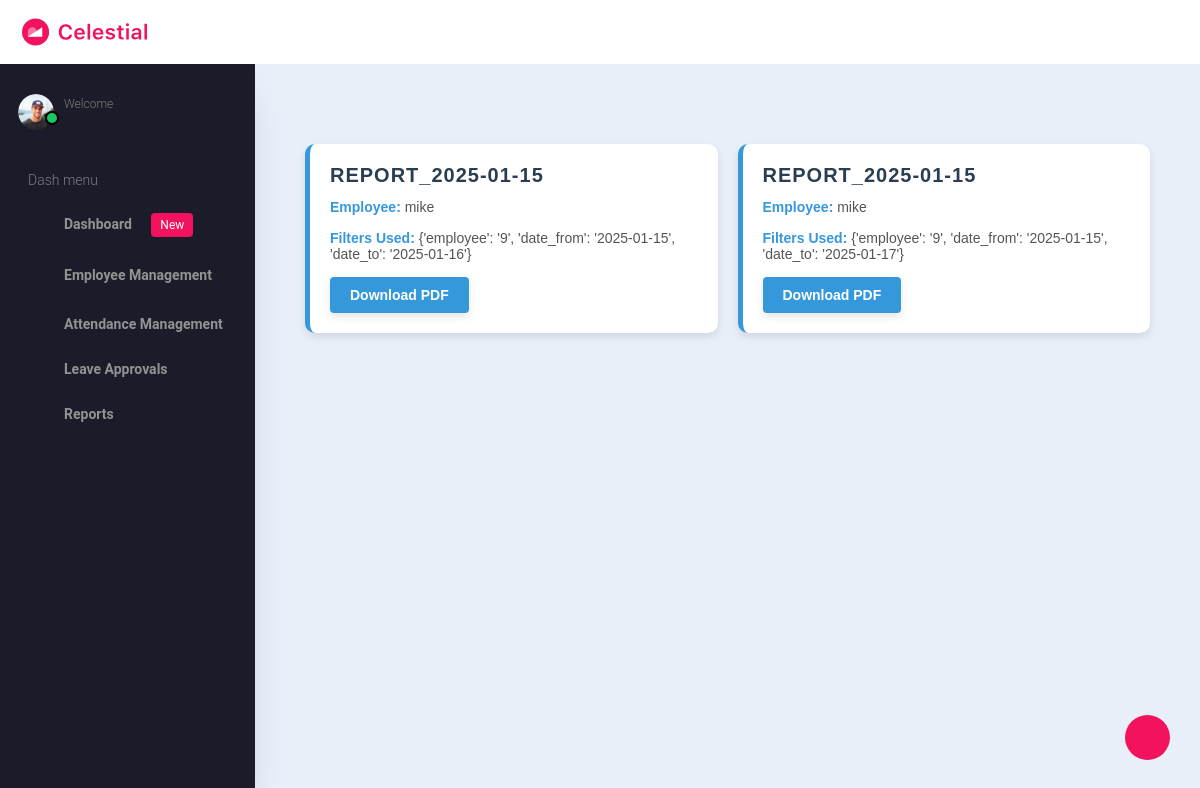
Before: /report-list/ with the older database file.
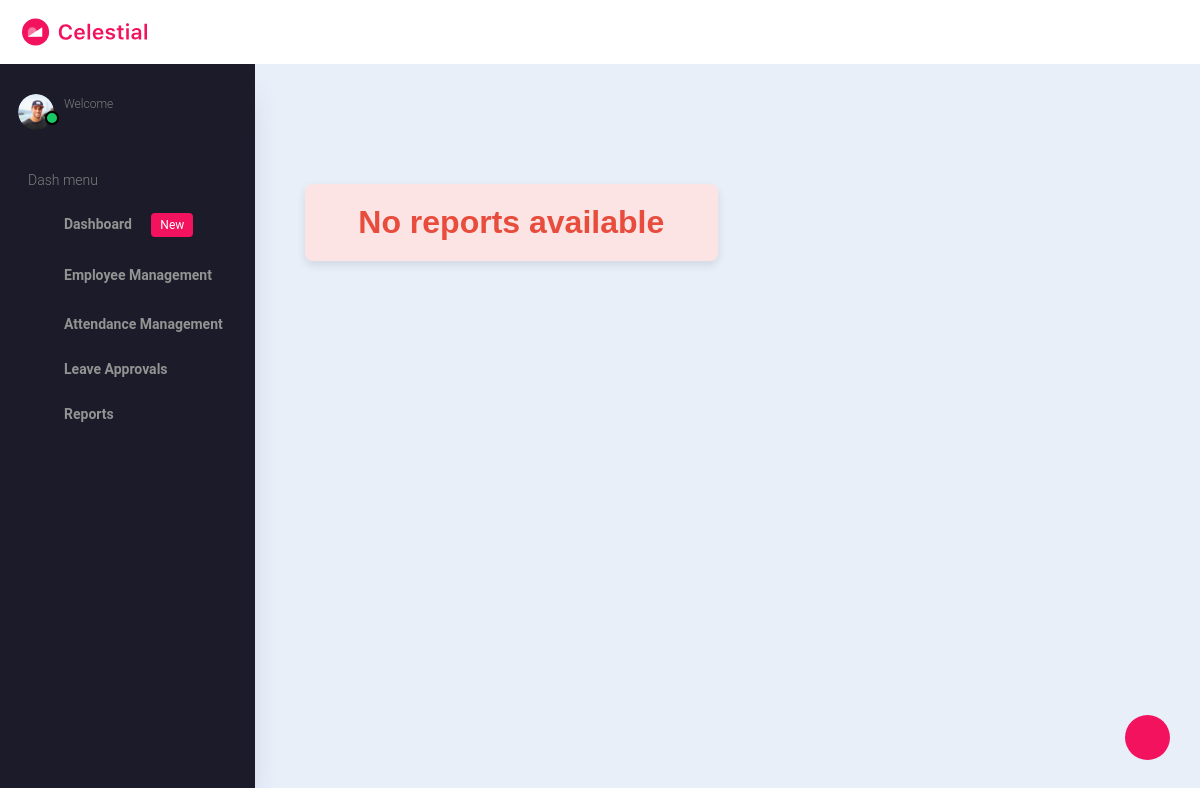
After: the same page with the newer database file.
### hrms/models.py (models this page shows, shortened)
class GeneratedReport(models.Model):
    employee = models.ForeignKey(CustomUser, on_delete=models.CASCADE, null=True)
    report_name = models.CharField(max_length=255)
    metrics_selected = models.JSONField()
    filters_used = models.JSONField()
    pdf_file = models.FileField(upload_to='reports/')
    start_date = models.DateField(null=True, blank=True)  # Make it nullable
    end_date = models.DateField(null=True, blank=True)    # Make it nullable
    created_at = models.DateTimeField(auto_now_add=True)

### accounts/models.py (models this page shows, shortened)
class CustomUser(AbstractUser):
    ROLE_CHOICES = [
        ('admin', 'Admin'),
        ('hr_manager', 'HR Manager'),
        ('employee', 'Employee'),
    ]
    role = models.CharField(max_length=20, choices=ROLE_CHOICES, default='employee')
    gender = models.CharField(max_length=20, choices=[('male', 'Male'), ('female', 'Female')], default='male')
    phone = models.CharField(max_length=15, blank=True, null=True)
    position = models.CharField(max_length=100, blank=True, null=True)
    start_date = models.DateField(blank=True, null=True)
    exit_date = models.DateField(null=True, blank=True)
    reason_for_leaving = models.CharField(max_length=255, null=True, blank=True)
    otp_secret = models.CharField(max_length=32, default='', blank=True)

### hrms/views.py (the view)
# urls.py: path('report-list/', report_list, name='report_list'),
def report_list(request):
    reports = GeneratedReport.objects.all()
    return render(request, 'hrms/admin/reports/report-list.html', {'reports': reports})

### hrms/templates/hrms/admin/reports/report-list.html (shortened to what this page needs)
{% extends 'hrms/admin/base.html' %}
{% block content %}
<div class="reports-container">
    {% if reports %}
        {% for report in reports %}
        <div class="report-card">
            <div class="report-card-header">{{ report.report_name }}</div>
            <div class="report-metrics">
                <strong>Employee:</strong> {{ report.employee.username }}
            </div>
            <div class="report-filters">
                <strong>Filters Used:</strong> {{ report.filters_used }}
            </div>
            <a href="{% url 'export_report_pdf' report.id %}" class="download-btn">Download PDF</a>
        </div>
        {% endfor %}
    {% else %}
        <div class="no-reports-message">No reports available</div>
    {% endif %}
</div>
{% endblock %}

Changed rows visible on the page:
removed GeneratedReport: report_name "REPORT_2025-01-15", employee.username "mike", filters_used "{'employee': '9', 'date_from': '2025-01-15', 'date_to': '2025-01-16'}"
removed GeneratedReport: report_name "REPORT_2025-01-15", employee.username "mike", filters_used "{'employee': '9', 'date_from': '2025-01-15', 'date_to': '2025-01-17'}"
Other visible differences:
text now shown: "No reports available"
